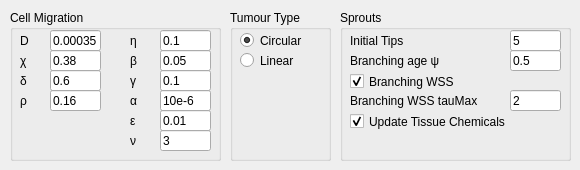
        <widget class="QWidget" name="tab_9">
         <attribute name="title">
          <string>Angio (1)</string>
         </attribute>
         <widget class="QGroupBox" name="groupBox_9">
          <property name="geometry">
           <rect>
            <x>10</x>
            <y>10</y>
            <width>211</width>
            <height>151</height>
           </rect>
          </property>
          <property name="title">
           <string>Cell Migration</string>
          </property>
          <property name="flat">
           <bool>true</bool>
          </property>
          <widget class="QLabel" name="label_23">
           <property name="geometry">
            <rect>
             <x>10</x>
             <y>20</y>
             <width>31</width>
             <height>21</height>
            </rect>
           </property>
           <property name="text">
            <string>D</string>
           </property>
          </widget>
          <widget class="QLineEdit" name="angio_D">
           <property name="geometry">
            <rect>
             <x>40</x>
             <y>20</y>
             <width>51</width>
             <height>21</height>
            </rect>
           </property>
           <property name="toolTip">
            <string>random cell migration coefficient</string>
           </property>
           <property name="text">
            <string>0.00035</string>
           </property>
          </widget>
          <widget class="QLineEdit" name="angio_Chi">
           <property name="geometry">
            <rect>
             <x>40</x>
             <y>40</y>
             <width>51</width>
             <height>21</height>
            </rect>
           </property>
           <property name="toolTip">
            <string>chemotactic cell migration coefficient</string>
           </property>
           <property name="text">
            <string>0.38</string>
           </property>
          </widget>
          <widget class="QLabel" name="label_24">
           <property name="geometry">
            <rect>
             <x>10</x>
             <y>40</y>
             <width>31</width>
             <height>21</height>
            </rect>
           </property>
           <property name="text">
            <string>χ</string>
           </property>
          </widget>
          <widget class="QLineEdit" name="angio_Delta">
           <property name="geometry">
            <rect>
             <x>40</x>
             <y>60</y>
             <width>51</width>
             <height>21</height>
            </rect>
           </property>
           <property name="toolTip">
            <string>chemotaxis sensitivity coefficient</string>
           </property>
           <property name="text">
            <string>0.6</string>
           </property>
          </widget>
          <widget class="QLabel" name="label_25">
           <property name="geometry">
            <rect>
             <x>10</x>
             <y>60</y>
             <width>31</width>
             <height>21</height>
            </rect>
           </property>
           <property name="text">
            <string>δ</string>
           </property>
          </widget>
          <widget class="QLabel" name="label_26">
           <property name="geometry">
            <rect>
             <x>10</x>
             <y>80</y>
             <width>31</width>
             <height>21</height>
            </rect>
           </property>
           <property name="text">
            <string>ρ</string>
           </property>
          </widget>
          <widget class="QLineEdit" name="angio_Rho">
           <property name="geometry">
            <rect>
             <x>40</x>
             <y>80</y>
             <width>51</width>
             <height>21</height>
            </rect>
           </property>
           <property name="toolTip">
            <string>haptotactic cell migration coefficient</string>
           </property>
           <property name="text">
            <string>0.16</string>
           </property>
          </widget>
          <widget class="QLabel" name="label_27">
           <property name="geometry">
            <rect>
             <x>120</x>
             <y>20</y>
             <width>31</width>
             <height>21</height>
            </rect>
           </property>
           <property name="text">
            <string>η</string>
           </property>
          </widget>
          <widget class="QLineEdit" name="angio_Eta">
           <property name="geometry">
            <rect>
             <x>150</x>
             <y>20</y>
             <width>51</width>
             <height>21</height>
            </rect>
           </property>
           <property name="toolTip">
            <string>TAF consumption rate</string>
           </property>
           <property name="text">
            <string>0.1</string>
           </property>
          </widget>
          <widget class="QLabel" name="label_28">
           <property name="geometry">
            <rect>
             <x>120</x>
             <y>60</y>
             <width>31</width>
             <height>21</height>
            </rect>
           </property>
           <property name="text">
            <string>γ</string>
           </property>
          </widget>
          <widget class="QLabel" name="label_39">
           <property name="geometry">
            <rect>
             <x>120</x>
             <y>40</y>
             <width>31</width>
             <height>21</height>
            </rect>
           </property>
           <property name="text">
            <string>β</string>
           </property>
          </widget>
          <widget class="QLineEdit" name="angio_Gamma">
           <property name="geometry">
            <rect>
             <x>150</x>
             <y>60</y>
             <width>51</width>
             <height>21</height>
            </rect>
           </property>
           <property name="toolTip">
            <string>FN degradation rate</string>
           </property>
           <property name="text">
            <string>0.1</string>
           </property>
          </widget>
          <widget class="QLineEdit" name="angio_Beta">
           <property name="geometry">
            <rect>
             <x>150</x>
             <y>40</y>
             <width>51</width>
             <height>21</height>
            </rect>
           </property>
           <property name="toolTip">
            <string>FN production rate</string>
           </property>
           <property name="text">
            <string>0.05</string>
           </property>
          </widget>
          <widget class="QLineEdit" name="angio_Alpha">
           <property name="geometry">
            <rect>
             <x>150</x>
             <y>80</y>
             <width>51</width>
             <height>21</height>
            </rect>
           </property>
           <property name="toolTip">
            <string>MDE production rate</string>
           </property>
           <property name="text">
            <string>10e-6</string>
           </property>
          </widget>
          <widget class="QLabel" name="label_43">
           <property name="geometry">
            <rect>
             <x>120</x>
             <y>80</y>
             <width>31</width>
             <height>21</height>
            </rect>
           </property>
           <property name="text">
            <string>α</string>
           </property>
          </widget>
          <widget class="QLineEdit" name="angio_Epsilon">
           <property name="geometry">
            <rect>
             <x>150</x>
             <y>100</y>
             <width>51</width>
             <height>21</height>
            </rect>
           </property>
           <property name="toolTip">
            <string>MDE diffusion coefficient</string>
           </property>
           <property name="text">
            <string>0.01</string>
           </property>
          </widget>
          <widget class="QLabel" name="label_44">
           <property name="geometry">
            <rect>
             <x>120</x>
             <y>100</y>
             <width>31</width>
             <height>21</height>
            </rect>
           </property>
           <property name="text">
            <string>ε</string>
           </property>
          </widget>
          <widget class="QLineEdit" name="angio_Mu">
           <property name="geometry">
            <rect>
             <x>150</x>
             <y>120</y>
             <width>51</width>
             <height>21</height>
            </rect>
           </property>
           <property name="toolTip">
            <string>MDE degradation rate</string>
           </property>
           <property name="text">
            <string>3</string>
           </property>
          </widget>
          <widget class="QLabel" name="label_45">
           <property name="geometry">
            <rect>
             <x>120</x>
             <y>120</y>
             <width>31</width>
             <height>21</height>
            </rect>
           </property>
           <property name="text">
            <string>ν</string>
           </property>
          </widget>
         </widget>
         <widget class="QGroupBox" name="groupBox_12">
          <property name="geometry">
           <rect>
            <x>230</x>
            <y>10</y>
            <width>101</width>
            <height>151</height>
           </rect>
          </property>
          <property name="title">
           <string>Tumour Type</string>
          </property>
          <property name="flat">
           <bool>true</bool>
          </property>
          <widget class="QRadioButton" name="circularTumour">
           <property name="geometry">
            <rect>
             <x>10</x>
             <y>20</y>
             <width>82</width>
             <height>21</height>
            </rect>
           </property>
           <property name="text">
            <string>Circular</string>
           </property>
           <property name="checked">
            <bool>true</bool>
           </property>
          </widget>
          <widget class="QRadioButton" name="linearTumour">
           <property name="geometry">
            <rect>
             <x>10</x>
             <y>40</y>
             <width>82</width>
             <height>21</height>
            </rect>
           </property>
           <property name="text">
            <string>Linear</string>
           </property>
          </widget>
         </widget>
         <widget class="QGroupBox" name="groupBox_15">
          <property name="geometry">
           <rect>
            <x>340</x>
            <y>10</y>
            <width>231</width>
            <height>151</height>
           </rect>
          </property>
          <property name="title">
           <string>Sprouts</string>
          </property>
          <property name="flat">
           <bool>true</bool>
          </property>
          <widget class="QLabel" name="label_12">
           <property name="geometry">
            <rect>
             <x>10</x>
             <y>20</y>
             <width>161</width>
             <height>21</height>
            </rect>
           </property>
           <property name="text">
            <string>Initial Tips</string>
           </property>
          </widget>
          <widget class="QLineEdit" name="angio_Psi">
           <property name="geometry">
            <rect>
             <x>170</x>
             <y>40</y>
             <width>51</width>
             <height>21</height>
            </rect>
           </property>
           <property name="toolTip">
            <string>age before possible branching (x1.5 days)</string>
           </property>
           <property name="text">
            <string>0.5</string>
           </property>
          </widget>
          <widget class="QLabel" name="label_46">
           <property name="geometry">
            <rect>
             <x>10</x>
             <y>40</y>
             <width>161</width>
             <height>21</height>
            </rect>
           </property>
           <property name="text">
            <string>Branching age ψ</string>
           </property>
          </widget>
          <widget class="QLabel" name="label_51">
           <property name="geometry">
            <rect>
             <x>10</x>
             <y>80</y>
             <width>161</width>
             <height>21</height>
            </rect>
           </property>
           <property name="text">
            <string>Branching WSS tauMax</string>
           </property>
          </widget>
          <widget class="QLineEdit" name="angio_tauMax">
           <property name="geometry">
            <rect>
             <x>170</x>
             <y>80</y>
             <width>51</width>
             <height>21</height>
            </rect>
           </property>
           <property name="toolTip">
            <string>Pa</string>
           </property>
           <property name="text">
            <string>2</string>
           </property>
          </widget>
          <widget class="QCheckBox" name="branchingWSS">
           <property name="geometry">
            <rect>
             <x>10</x>
             <y>60</y>
             <width>211</width>
             <height>23</height>
            </rect>
           </property>
           <property name="text">
            <string>Branching WSS</string>
           </property>
           <property name="checked">
            <bool>true</bool>
           </property>
          </widget>
          <widget class="QLineEdit" name="initialTipsNumber">
           <property name="geometry">
            <rect>
             <x>170</x>
             <y>20</y>
             <width>51</width>
             <height>21</height>
            </rect>
           </property>
           <property name="toolTip">
            <string>age before possible branching (x1.5 days)</string>
           </property>
           <property name="text">
            <string>5</string>
           </property>
          </widget>
          <widget class="QCheckBox" name="updateTissueChemicals">
           <property name="geometry">
            <rect>
             <x>10</x>
             <y>100</y>
             <width>201</width>
             <height>23</height>
            </rect>
           </property>
           <property name="text">
            <string>Update Tissue Chemicals</string>
           </property>
           <property name="checked">
            <bool>true</bool>
           </property>
          </widget>
         </widget>
        </widget>
